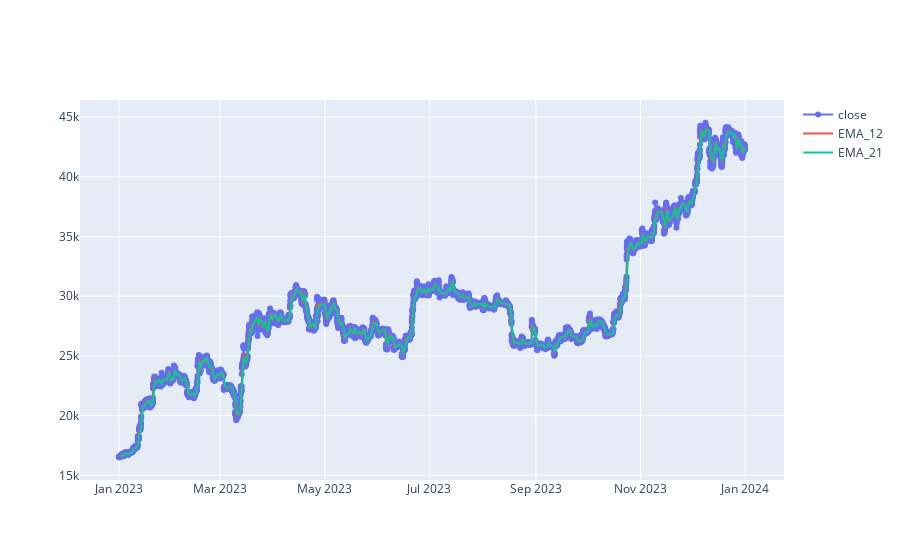

The notebook cell saved with this chart:
### Code cell
# df_plot = df[['close', 'Signal_EMA_12_21']]
df_plot = df[['close','EMA_12', 'EMA_21']]

plot_df(df_plot)

### Figure 1 — Plotly figure (JSON) as saved in the notebook; plotly's stock layout.template omitted (floating-point values rounded to 4 significant figures; data arrays with more than 128 entries replaced by an {"elided": "..."} marker saying what was removed)
{"data": [{"mode": "lines+markers", "name": "close", "type": "scatter", "x": {"elided": "8767 str values"}, "y": {"elided": "8767 float values"}}, {"mode": "lines", "name": "EMA_12", "type": "scatter", "x": {"elided": "8767 str values"}, "y": {"elided": "8767 float values"}}, {"mode": "lines", "name": "EMA_21", "type": "scatter", "x": {"elided": "8767 str values"}, "y": {"elided": "8767 float values"}}], "layout": {"showlegend": true}}
